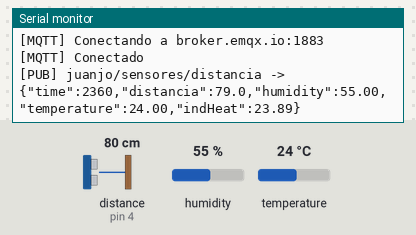
Simulated run of this sketch. Board: Arduino Uno, built with avr-gcc and run on an emulated ATmega328P. Parts: the last lines printed to the serial monitor. Wiring (inferred from the names in the program): ultrasonic range finder: trigger pin 5; echo pin 4. The test bench sets the inputs (shaded band); at power-on: distance to the obstacle (sensor on pin 4) 80 cm, humidity 55 %, temperature 24 °C. The echo pulse lasts 58.3 µs per cm; WiFi joins after 1.5 s; servers stay silent unless stated; no MQTT or app messages arrive unless stated.

Above: at 3.5 s.
3.6 s: distance to the obstacle (sensor on pin 4) set to 2 cm
At 5.4 s:
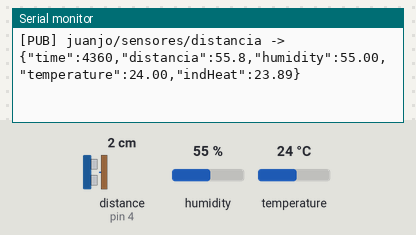
6.3 s: humidity set to 22 %
At 7.0 s:
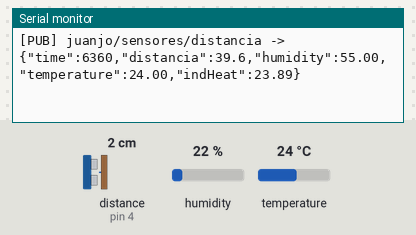
9.0 s: temperature set to 12 °C
At 11.2 s:
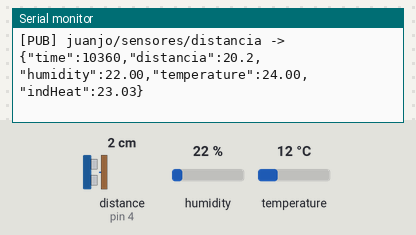
11.7 s: distance to the obstacle (sensor on pin 4) set to 4 cm
At 12.7 s:
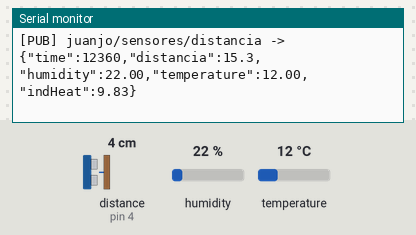
14.4 s: distance to the obstacle (sensor on pin 4) set to 18 cm
At 15.5 s:
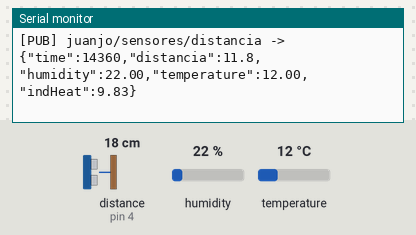
20.3 s: humidity set to 40 %
At 21.3 s:
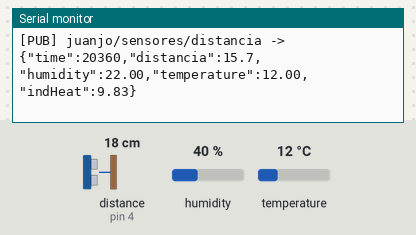
Timing chart, 0 to 23.3 s (numbered marks = the images above; inputs shaded):
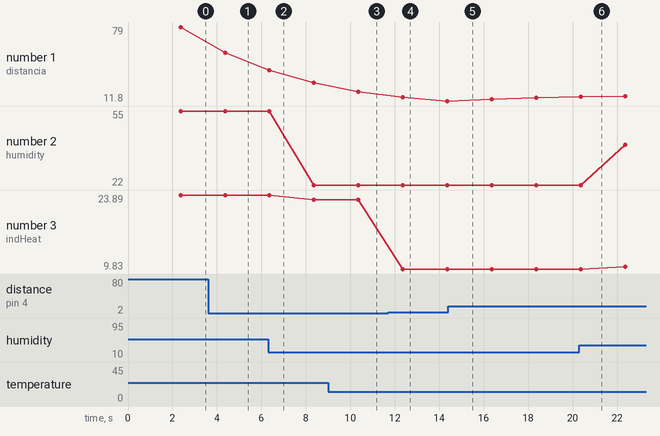

Measured:
- after the input at 3.6 s, the serial monitor: prints a new line after 0.76 s (image 1)
- after the input at 11.7 s, the serial monitor: prints a new line after 0.66 s (image 4)
- plotted number 1: 79 → 55.8 after the input at 3.6 s, 20.2 → 11.8 after the input at 11.7 s, 11.8 → 14.7 after the input at 14.4 s
- plotted number 2: 55 → 22 after the input at 6.3 s, 22 → 40 after the input at 20.3 s
- plotted number 3: 23.89 → 23.03 after the input at 6.3 s, 9.83 → 10.3 after the input at 20.3 s

The sketch:

Esp_HC-RS04_MQTT.ino
```cpp
#include <AltSoftSerial.h>
#include <WiFiEsp.h>
#include <PubSubClient.h>
#include "DHT.h"

#define DHTPIN 12
#define DHTTYPE DHT22
DHT dht(DHTPIN, DHTTYPE);

AltSoftSerial esp;  // RX=8, TX=9

// ===== WiFi =====
const char* WIFI_SSID = "MIWIFI_QDGY_2G";
const char* WIFI_PASS = "xGST6s7C";

// ---------- MQTT (broker externo) ----------
const char* MQTT_HOST = "broker.emqx.io";
const uint16_t MQTT_PORT = 1883;
const char* MQTT_TOPIC = "juanjo/sensores/distancia";

WiFiEspClient net;
PubSubClient mqtt(net);

// ===== HC-SR04 =====
const int trigPin = 5;
const int echoPin = 4;
float distEMA = NAN;
const float DIST_ALPHA = 0.3f;

// ===== Envío =====
const unsigned long SEND_INTERVAL_MS = 2000;  // 20 ms -> ~50 Hz
unsigned long lastSendAt = 0;

// ---------------- Medición HC-SR04 ----------------
float measureDistanceCm() {
  digitalWrite(trigPin, LOW);
  delayMicroseconds(2);
  digitalWrite(trigPin, HIGH);
  delayMicroseconds(10);
  digitalWrite(trigPin, LOW);
  for (int k = 0; k < 3; ++k) {
    unsigned long dur = pulseIn(echoPin, HIGH, 30000UL);
    if (dur) return (dur * 0.034f) / 2.0f;
  }
  return NAN;
}

//==== Conexion WIFI =============
void ensureWifi() {
  if (WiFi.status() == WL_CONNECTED) return;

  // Intenta conectar (reintentos simples)
  for (int i = 0; i < 5 && WiFi.status() != WL_CONNECTED; ++i) {
    Serial.print(F("[WiFi] Intento #"));
    Serial.println(i + 1);
    WiFi.begin(WIFI_SSID, WIFI_PASS);
    unsigned long t0 = millis();
    while (millis() - t0 < 10000 && WiFi.status() != WL_CONNECTED) {
      delay(250);
      Serial.print('.');
    }
    Serial.println();
  }

  if (WiFi.status() == WL_CONNECTED) {
    Serial.print(F("[WiFi] OK  IP="));
    Serial.println(WiFi.localIP());
  } else {
    Serial.println(F("[WiFi] NO CONECTADO"));
  }
}


void ensureMqtt() {
  if (mqtt.connected()) return;

  mqtt.setServer(MQTT_HOST, MQTT_PORT);
  mqtt.setKeepAlive(60);  // importante para NATs/routers

  // ClientID sencillo y casi-único
  char clientId[32];
  // usa algo de "ruido" de A0 si está flotante
  snprintf(clientId, sizeof(clientId), "uno-%lu", millis() ^ analogRead(A0));

  Serial.print(F("[MQTT] Conectando a "));
  Serial.print(MQTT_HOST);
  Serial.print(':');
  Serial.println(MQTT_PORT);
  // sin usuario/clave (broker público)
  if (mqtt.connect(clientId)) {
    Serial.println(F("[MQTT] Conectado"));
    // (Opcional) mqtt.subscribe("juanjo/control/#");
  } else {
    Serial.print(F("[MQTT] FALLO rc="));
    Serial.println(mqtt.state());
  }
}


// ---------------- Setup y loop ----------------
void setup() {
  Serial.begin(115200);
  esp.begin(57600);
  WiFi.init(&esp);
  dht.begin();
  delay(800);

  if (WiFi.status() == WL_NO_SHIELD) {
    Serial.println(F("[WiFi] ERROR: ESP no detectado (WL_NO_SHIELD)"));
  } else {
    Serial.println(F("[WiFi] ESP detectado"));
  }

  pinMode(trigPin, OUTPUT);
  pinMode(echoPin, INPUT);

  ensureWifi();
  ensureMqtt();
}


void loop() {
  // Mantener sesiones vivas
  ensureWifi();
  if (WiFi.status() == WL_CONNECTED) {
    if (!mqtt.connected()) ensureMqtt();
    mqtt.loop();  // MUY IMPORTANTE: procesa keep-alive/acks
  }

  // Sensor de humedad
  float humidity = dht.readHumidity();
  float temperature = dht.readTemperature();
  float indiceCalor = dht.computeHeatIndex(temperature, humidity, false); // false = °C

  // Nueva petición cada 20ms
  unsigned long now = millis();

  if (WiFi.status() == WL_CONNECTED && mqtt.connected() && now - lastSendAt >= SEND_INTERVAL_MS) {

    lastSendAt = now;

    float distancia = measureDistanceCm();

    if (!isnan(distancia)) {
      if (isnan(distEMA)) distEMA = distancia;
      else distEMA = DIST_ALPHA * distancia + (1.0f - DIST_ALPHA) * distEMA;
    }
    // ===== Construcción segura del JSON =====
    char payload[128];
    char distStr[16];
    char humStr[16];
    char tempStr[16];
    char indStr[16];

    // Prepara strings (o "null" si NaN)
    const char* distField;
    const char* humField;
    const char* tempField;
    const char* indField;

    if (isnan(distEMA))  distField = "null";
    else { dtostrf(distEMA, 0, 1, distStr); distField = distStr; }

    if (isnan(humidity)) humField  = "null";
    else { dtostrf(humidity, 0, 2, humStr); humField = humStr; }

    if (isnan(temperature)) tempField = "null";
    else { dtostrf(temperature, 0, 2, tempStr); tempField = tempStr; }

    if (isnan(indiceCalor)) indField = "null";
    else { dtostrf(indiceCalor, 0, 2, indStr); indField = indStr; }


    snprintf(payload, sizeof(payload),
             "{\"time\":%lu,\"distancia\":%s,\"humidity\":%s,\"temperature\":%s,\"indHeat\":%s}",
             now, distField, humField, tempField, indField);

    bool ok = mqtt.publish(MQTT_TOPIC, payload);
    Serial.print(F("[PUB] "));
    Serial.print(MQTT_TOPIC);
    Serial.print(F(" -> "));
    if (ok) {
      Serial.println(payload);
    } else {
      Serial.println(F("ERROR "));
    }
  }
}
```
